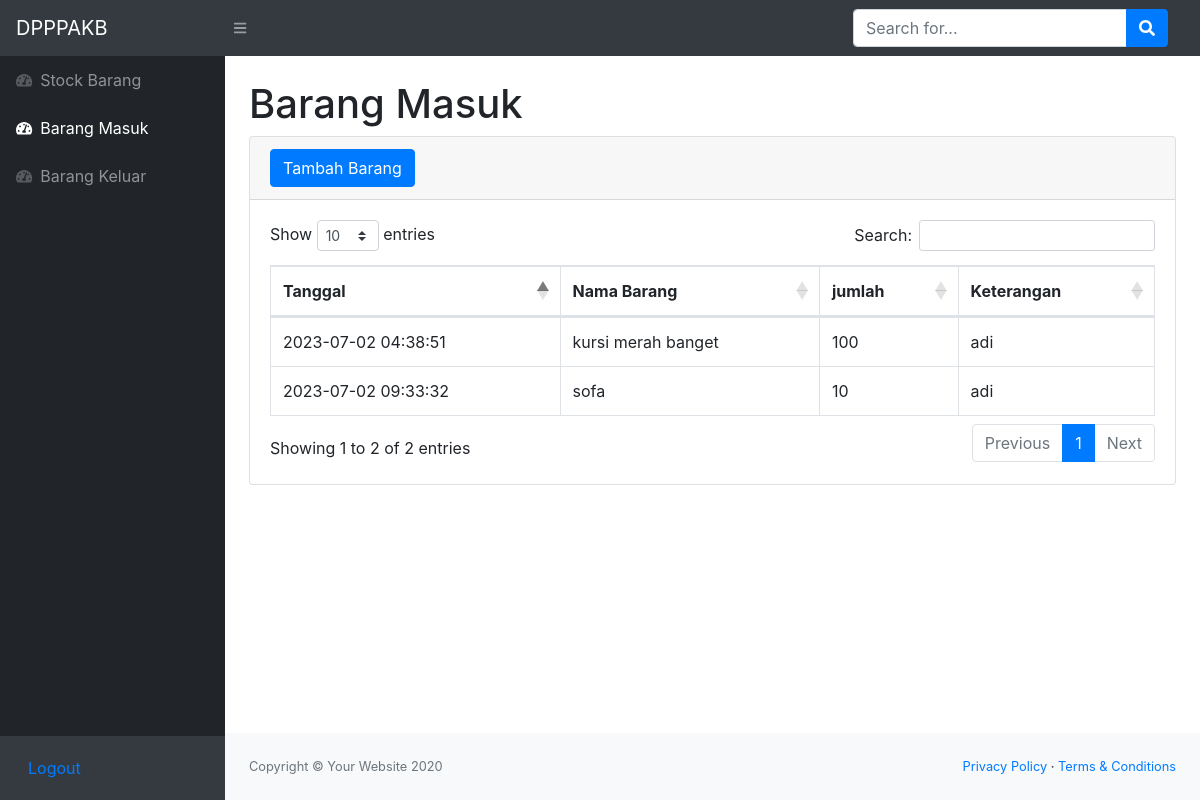
Page /barangmasuk.php (signed in) on the committed database.
### tables this page shows
CREATE TABLE `masuk` (
  `idmasuk` int(11) NOT NULL,
  `idbarang` int(11) NOT NULL,
  `tanggal` timestamp NOT NULL DEFAULT current_timestamp(),
  `keterangan` varchar(50) NOT NULL,
  `qty` int(11) NOT NULL
);

CREATE TABLE `stock` (
  `idbarang` int(11) NOT NULL,
  `namabarang` varchar(25) NOT NULL,
  `deskripsi` varchar(25) NOT NULL,
  `stock` int(11) NOT NULL
);

### barangmasuk.php (the view, shortened to what this page needs)
<?php
require 'function.php';
?>
<!DOCTYPE html>
<html lang="en">
    <head>
        <link href="css/styles.css" rel="stylesheet" />
        <link href="https://cdn.datatables.net/1.10.20/css/dataTables.bootstrap4.min.css" rel="stylesheet" />
    </head>
    <body class="sb-nav-fixed">
        <nav class="sb-topnav navbar navbar-expand navbar-dark bg-dark">
            <a class="navbar-brand" href="index.html">DPPPAKB</a>
            <button class="btn btn-link btn-sm order-1 order-lg-0" id="sidebarToggle" href="#"><i class="fas fa-bars"></i></button>
            <form class="d-none d-md-inline-block form-inline ml-auto mr-0 mr-md-3 my-2 my-md-0">
                <div class="input-group">
                    <input class="form-control" type="text" placeholder="Search for..." aria-label="Search" aria-describedby="basic-addon2" />
                    <div class="input-group-append">
                        <button class="btn btn-primary" type="button"><i class="fas fa-search"></i></button>
                    </div>
                </div>
            </form>
        </nav>
        <div id="layoutSidenav">
            <div id="layoutSidenav_nav">
                <nav class="sb-sidenav accordion sb-sidenav-dark" id="sidenavAccordion">
                    <div class="sb-sidenav-menu">
                        <div class="nav">
                        <a class="nav-link" href="index.php">
                                <div class="sb-nav-link-icon"><i class="fas fa-tachometer-alt"></i></div>
                                Stock Barang
                            </a>
                            <a class="nav-link" href="barangmasuk.php">
                                <div class="sb-nav-link-icon"><i class="fas fa-tachometer-alt"></i></div>
                                Barang Masuk
                            </a>
                            <a class="nav-link" href="barangkeluar.php">
                                <div class="sb-nav-link-icon"><i class="fas fa-tachometer-alt"></i></div>
                                Barang Keluar
                            </a>
                        </div>
                    </div>
                    <div class="sb-sidenav-footer">
                    <a class="nav-link" href="logout.php">
                                Logout
                            </a>
                    </div>
                </nav>
            </div>
            <div id="layoutSidenav_content">
                <main>
                    <div class="container-fluid">
                        <h1 class="mt-4">Barang Masuk</h1>
                        <div class="card mb-4">
                            <div class="card-header">
                                <button type="button" class="btn btn-primary" data-toggle="modal" data-target="#myModal">
                                    Tambah Barang
                                </button>
                            </div>
                            <div class="card-body">
                                <div class="table-responsive">
                                    <table class="table table-bordered" id="dataTable" width="100%" cellspacing="0">
                                        <thead>
                                            <tr>
                                                <th>Tanggal</th>
                                                <th>Nama Barang</th>
                                                <th>jumlah</th>
                                                <th>Keterangan</th>
                                            </tr>
                                        </thead>
                                        <tbody>
                                        <?php
                                            $ambilsemuadatastock = mysqli_query($conn,"select * from masuk m, stock s where s.idbarang = m.idbarang");
                                            while($data=mysqli_fetch_array($ambilsemuadatastock)){
                                                $tanggal = $data['tanggal'];
                                                $namabarang = $data['namabarang'];
                                                $qty = $data['qty'];
                                                $keterangan = $data['keterangan'];
                                            ?>
                                            <tr>
                                                <td><?=$tanggal;?></td>
                                                <td><?=$namabarang;?></td>
                                                <td><?=$qty;?></td>
                                                <td><?=$keterangan;?></td>
                                            </tr>
                                            <?php
                                            };
                                            ?>
                                        </tbody>
                                    </table>
                                </div>
                            </div>
                        </div>
                    </div>
                </main>
                <footer class="py-4 bg-light mt-auto">
                    <div class="container-fluid">
                        <div class="d-flex align-items-center justify-content-between small">
                            <div class="text-muted">Copyright &copy; Your Website 2020</div>
                            <div>
                                <a href="#">Privacy Policy</a>
                                &middot;
                                <a href="#">Terms &amp; Conditions</a>
                            </div>
                        </div>
                    </div>
                </footer>
            </div>
        </div>
    </body>
</html>

### rows in the picture
masuk: tanggal "2023-07-02 04:38:51", idbarang.namabarang "kursi merah banget", qty "100", keterangan "adi"
masuk: tanggal "2023-07-02 09:33:32", idbarang.namabarang "sofa", qty "10", keterangan "adi"
